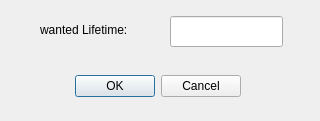
<?xml version="1.0" encoding="UTF-8"?>
<ui version="4.0">
 <class>Dialog</class>
 <widget class="QDialog" name="Dialog">
  <property name="geometry">
   <rect>
    <x>0</x>
    <y>0</y>
    <width>320</width>
    <height>121</height>
   </rect>
  </property>
  <property name="windowTitle">
   <string>Dialog</string>
  </property>
  <widget class="QDialogButtonBox" name="buttonBox">
   <property name="geometry">
    <rect>
     <x>50</x>
     <y>70</y>
     <width>191</width>
     <height>32</height>
    </rect>
   </property>
   <property name="orientation">
    <enum>Qt::Horizontal</enum>
   </property>
   <property name="standardButtons">
    <set>QDialogButtonBox::Cancel|QDialogButtonBox::Ok</set>
   </property>
  </widget>
  <widget class="QLineEdit" name="lineEdit">
   <property name="geometry">
    <rect>
     <x>170</x>
     <y>16</y>
     <width>113</width>
     <height>31</height>
    </rect>
   </property>
  </widget>
  <widget class="QLabel" name="label">
   <property name="geometry">
    <rect>
     <x>40</x>
     <y>20</y>
     <width>131</width>
     <height>19</height>
    </rect>
   </property>
   <property name="text">
    <string>wanted Lifetime:</string>
   </property>
  </widget>
 </widget>
 <resources/>
 <connections>
  <connection>
   <sender>buttonBox</sender>
   <signal>accepted()</signal>
   <receiver>Dialog</receiver>
   <slot>accept()</slot>
   <hints>
    <hint type="sourcelabel">
     <x>248</x>
     <y>254</y>
    </hint>
    <hint type="destinationlabel">
     <x>157</x>
     <y>274</y>
    </hint>
   </hints>
  </connection>
  <connection>
   <sender>buttonBox</sender>
   <signal>rejected()</signal>
   <receiver>Dialog</receiver>
   <slot>reject()</slot>
   <hints>
    <hint type="sourcelabel">
     <x>316</x>
     <y>260</y>
    </hint>
    <hint type="destinationlabel">
     <x>286</x>
     <y>274</y>
    </hint>
   </hints>
  </connection>
 </connections>
</ui>
